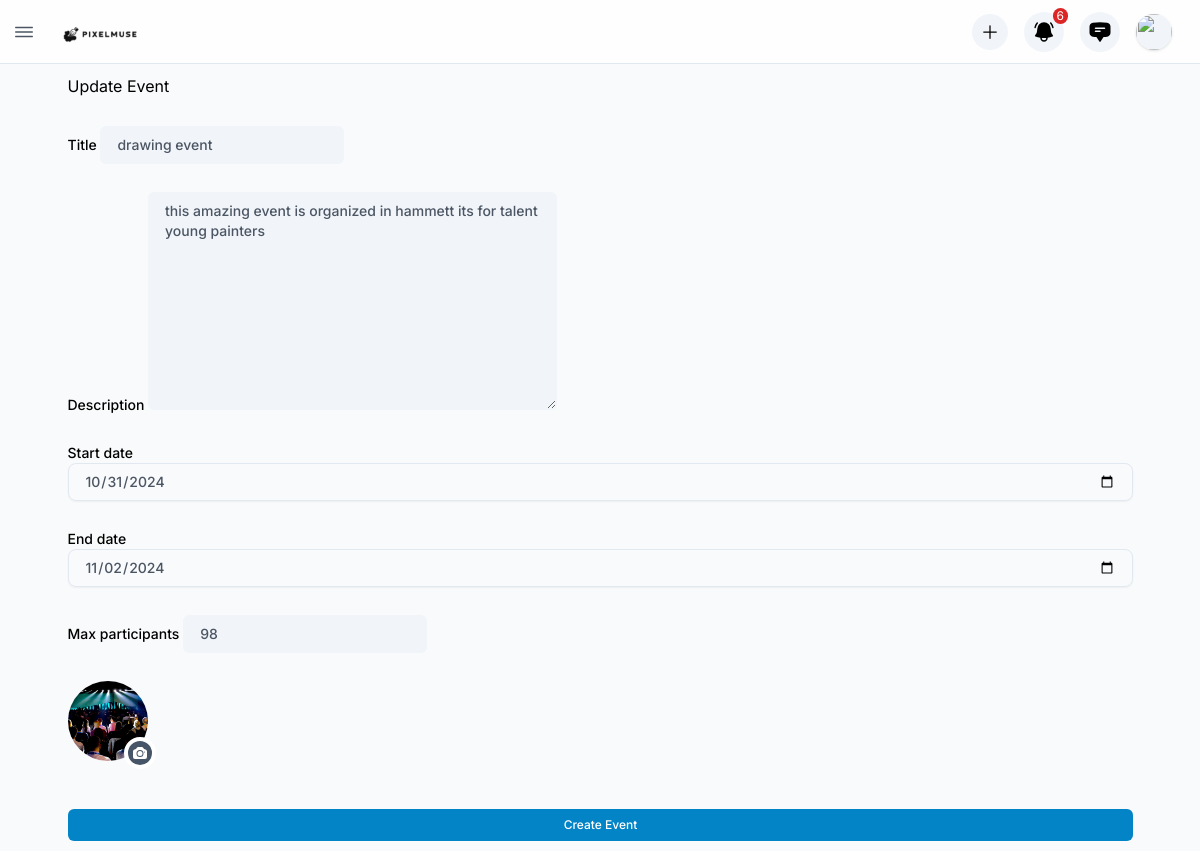
/events/update/5/ (signed in), run on the app's committed database.
### events/models.py (models this page shows, shortened)
class Event(models.Model):
    title = models.CharField(max_length=255)
    description = models.TextField()
    start_date = models.DateTimeField()
    end_date = models.DateTimeField()
    creator = models.ForeignKey(
        settings.AUTH_USER_MODEL,
        on_delete=models.CASCADE,
        related_name="created_events"
    )
    max_participants = models.PositiveIntegerField()
    image = models.ImageField(upload_to='event_images/', blank=True, null=True)

### events/views.py (the view)
# urls.py: path('update/<int:event_id>/', views.update_event, name='updateevent'),
@login_required
def update_event(request, event_id):
    event = get_object_or_404(Event, id=event_id)
    if request.method == 'POST':
        form = EventUpdateForm(request.POST, request.FILES, instance=event)
        if form.is_valid():
            form.save()
            messages.success(request, "L'événement a été mis à jour avec succès.")
            return redirect('event_detail', event_id=event.id)
    else:
        form = EventUpdateForm(instance=event)
    return render(request, 'update_event.html', {
        'form': form,
        'event': event,
        'MEDIA_URL': settings.MEDIA_URL
    })

### events/forms.py (shortened to what this page needs)
class EventUpdateForm(forms.ModelForm):
    class Meta:
        model = Event
        fields = ['title', 'description', 'start_date', 'end_date', 'max_participants', 'image']
        widgets = {
            'start_date': forms.DateInput(attrs={
                'type': 'date',
                'required': True,
                'class': '!w-full !rounded-lg !bg-transparent !shadow-sm !border-slate-200 dark:!border-slate-800 dark:!bg-white/5'
            }),
            'end_date': forms.DateInput(attrs={
                'type': 'date',
                'required': True,
                'class': '!w-full !rounded-lg !bg-transparent !shadow-sm !border-slate-200 dark:!border-slate-800 dark:!bg-white/5'
            }),
        }
    image = forms.ImageField(required=True)

### templates/update_event.html (shortened to what this page needs)
{% extends "base.html" %}
{% load static %}
{% block content %}
<main id="site__main" class="2xl:ml-[--w-side] xl:ml-[--w-side-sm] p-2.5 h-[calc(100vh-var(--m-top))] mt-[--m-top]">
    <div class="2xl:max-w-[1220px] max-w-[1065px] mx-auto">
        <h1 class="page-title mb-5">Update Event</h1>
        <form method="POST" enctype="multipart/form-data" class="space-y-7 text-sm text-black font-medium dark:text-white" novalidate>
            <div class="mt-2.5">
                {{ form.title.label }}
                {{ form.title }}
            </div>
            <div class="mt-2.5">
                {{ form.description.label }}
                {{ form.description }}
            </div>
            <div class="mt-2.5">
                {{ form.start_date.label }}
                {{ form.start_date }}
            </div>
            <div class="mt-2.5">
                {{ form.end_date.label }}
                {{ form.end_date }}
            </div>
            <div class="mt-2.5">
                {{ form.max_participants.label }}
                {{ form.max_participants }}
            </div>
            <div class="relative md:w-20 md:h-20 w-12 h-12 shrink-0">
                <label for="file" class="cursor-pointer">
                    <img id="imgevent" src="{% if event.image %}{{ MEDIA_URL }}{{ event.image }}{% else %}{% static 'images/avatars/avatar-3.jpg' %}{% endif %}" class="object-cover w-full h-full rounded-full" alt="Event Image Preview"/>
                </label>
                <label for="file" class="md:p-1 p-0.5 rounded-full bg-slate-600 md:border-4 border-white absolute -bottom-2 -right-2 cursor-pointer dark:border-slate-700">
                </label>
            </div>
        <br>
            <button type="submit" class="button bg-primary text-white w-full">Create Event</button>
            <br>
        </form>
    </div>
</main>
{% endblock %}

### data on the page
Event: title "drawing event", description "this amazing event is organized in hammett its for talent young painters", start_date "10/31/2024", end_date "11/02/2024", max_participants "98", image (picture)
